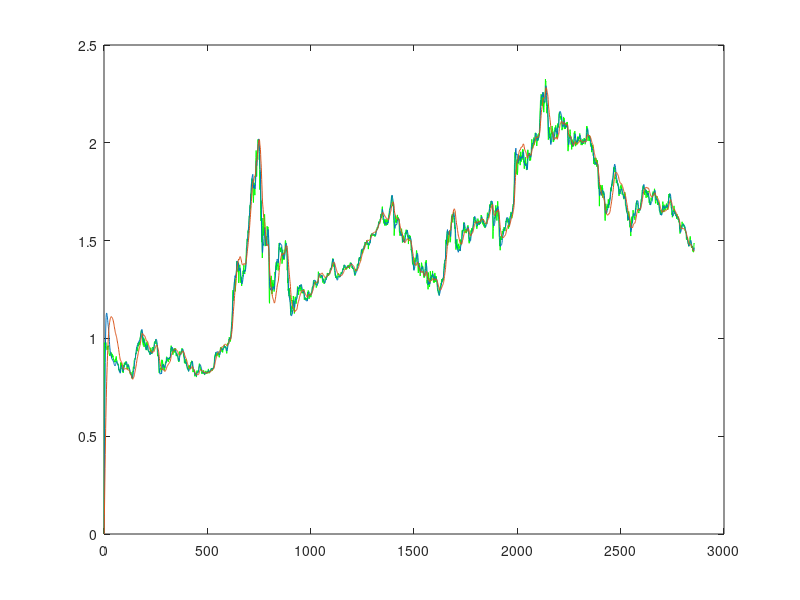

Here is the MATLAB script that generated this plot:
%DataChinaFundCached('001588'  , '2000-01-01' , '2024-10-11');
load('dataCache.mat');





selData = data.F510300;




date = selData(:,1);

price = selData(:,2);


share = price*0;
invst = price*0;
money = price*0;

N=length(price);

avg_x=price*0; 
avg_v=price*0;
avg_a=price*0;
new_x=price*0; 
new_v=price*0;
new_a=price*0;


for i=2:N
    new_x(i) = price(i);
    new_v(i) = new_x(i) - new_x(i-1);
    new_a(i) = new_v(i) - new_v(i-1);
    
    KN=10;
    avg_a(i) = avg_a(i-1) + ( new_a(i) - avg_a(i-1) )/KN;
    avg_v(i) = avg_v(i-1) + avg_a(i) + ( new_v(i) - avg_v(i-1) - avg_a(i))/KN;
    avg_x(i) = avg_x(i-1) + avg_v(i) + ( new_x(i) - avg_x(i-1) - avg_v(i))/KN;
 
end 






plot(new_x,'g')
hold on



plot(avg_x)






for i=2:N
    new_x(i) = price(i);
    new_v(i) = new_x(i) - new_x(i-1);
    new_a(i) = new_v(i) - new_v(i-1);
    
    KN=30;
    avg_a(i) = avg_a(i-1) + ( new_a(i) - avg_a(i-1) )/KN;
    avg_v(i) = avg_v(i-1) + avg_a(i) + ( new_v(i) - avg_v(i-1) - avg_a(i))/KN;
    avg_x(i) = avg_x(i-1) + avg_v(i) + ( new_x(i) - avg_x(i-1) - avg_v(i))/KN;
 
end 





plot(avg_x)





hold off